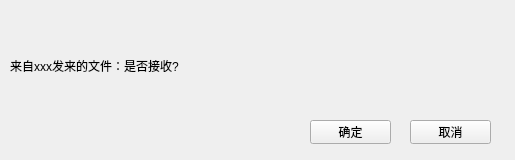
<?xml version="1.0" encoding="UTF-8"?>
<ui version="4.0">
 <class>ReceiveFile</class>
 <widget class="QWidget" name="ReceiveFile">
  <property name="geometry">
   <rect>
    <x>0</x>
    <y>0</y>
    <width>515</width>
    <height>160</height>
   </rect>
  </property>
  <property name="sizePolicy">
   <sizepolicy hsizetype="Fixed" vsizetype="Fixed">
    <horstretch>0</horstretch>
    <verstretch>0</verstretch>
   </sizepolicy>
  </property>
  <property name="minimumSize">
   <size>
    <width>515</width>
    <height>160</height>
   </size>
  </property>
  <property name="maximumSize">
   <size>
    <width>515</width>
    <height>160</height>
   </size>
  </property>
  <property name="windowTitle">
   <string>ReceiveFile</string>
  </property>
  <widget class="QWidget" name="titleWidget" native="true">
   <property name="geometry">
    <rect>
     <x>0</x>
     <y>0</y>
     <width>515</width>
     <height>50</height>
    </rect>
   </property>
   <property name="titleskin" stdset="0">
    <bool>true</bool>
   </property>
  </widget>
  <widget class="QWidget" name="bodyWidget" native="true">
   <property name="geometry">
    <rect>
     <x>0</x>
     <y>50</y>
     <width>515</width>
     <height>110</height>
    </rect>
   </property>
   <property name="bottomskin" stdset="0">
    <bool>true</bool>
   </property>
   <widget class="QLabel" name="label">
    <property name="geometry">
     <rect>
      <x>10</x>
      <y>0</y>
      <width>491</width>
      <height>31</height>
     </rect>
    </property>
    <property name="text">
     <string>来自xxx发来的文件：是否接收?</string>
    </property>
   </widget>
   <widget class="QPushButton" name="okBtn">
    <property name="geometry">
     <rect>
      <x>310</x>
      <y>70</y>
      <width>81</width>
      <height>24</height>
     </rect>
    </property>
    <property name="text">
     <string>确定</string>
    </property>
   </widget>
   <widget class="QPushButton" name="cancelBtn">
    <property name="geometry">
     <rect>
      <x>410</x>
      <y>70</y>
      <width>81</width>
      <height>24</height>
     </rect>
    </property>
    <property name="text">
     <string>取消</string>
    </property>
   </widget>
  </widget>
 </widget>
 <layoutdefault spacing="6" margin="11"/>
 <resources/>
 <connections/>
</ui>
